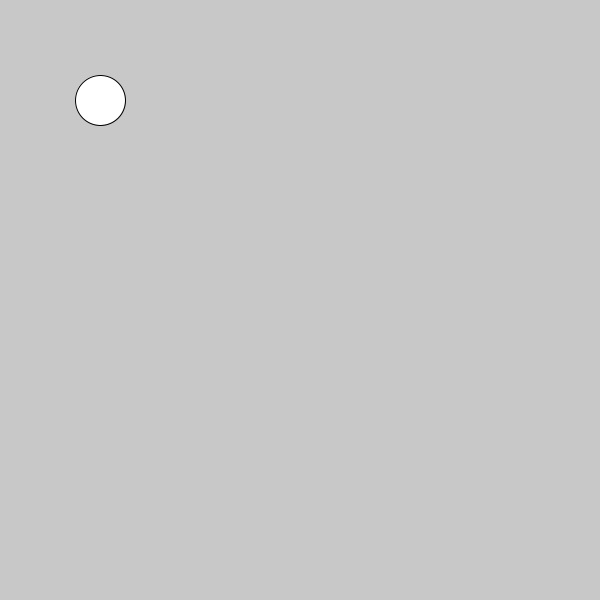
Frame 1 (no input)
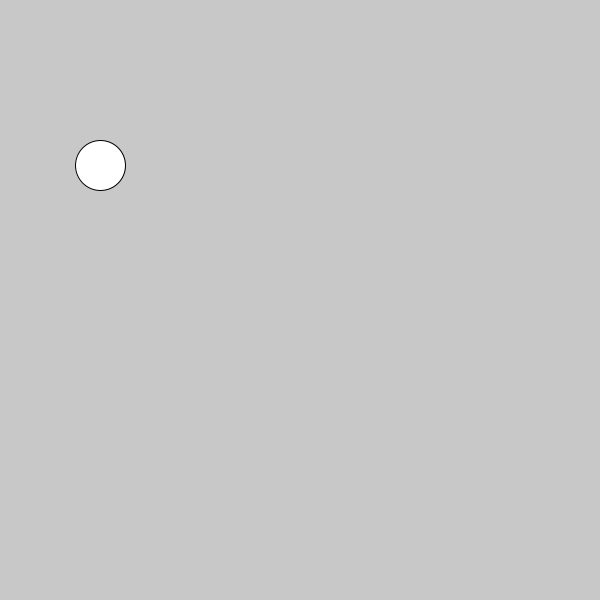
Frame 60 (the mouse pressed at the canvas centre just before this capture)
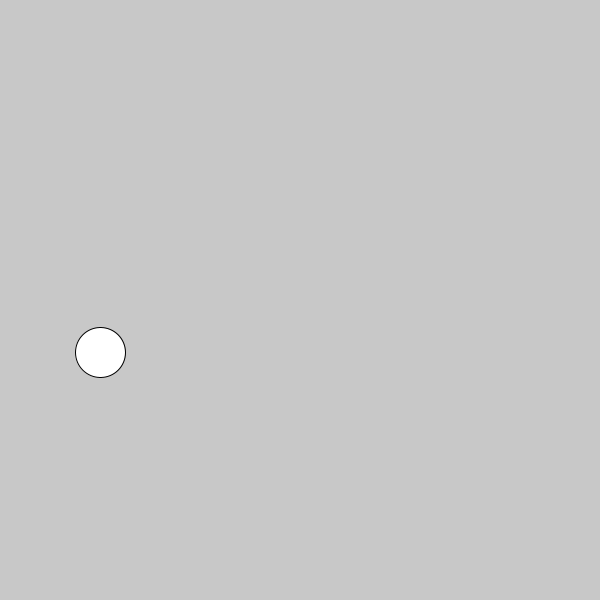
Frame 120 (the mouse held since frame 60 and released just before this capture)

The Processing sketch that drew these frames (run headless with seeded random() and noise(); from frame 60 on, the mouse is pressed at the canvas centre):

// Processing sketch: physicsFuncs
// ── physicsFuncs.pde
float x = 100; //<>//
float speedX = 0;
float accX = 0;

float y = 100;
float speedY = 0;

float gravity = .72;
float friction = .98;

void setup() {
  size(600, 600);
}

void draw() {
  render();
  move();
  bounce();
  if (keyPressed) {
    wind();
  }
}

void render() {
  background(200);
  ellipse(x, y, 50, 50);
}
void move() {
  speedX = speedX + accX;
  speedX = friction * speedX;
  if (y + 25 < height) {
    speedY = speedY + gravity; // accY
  }
  x = x + speedX;
  y = y + speedY;
}

void bounce() {
  if (y + 25 >= height) {
    speedY = speedY * -1;
  }
  if (x + 25 >= width) {
    speedX = speedX * -1;
  }
}

void wind() {
  accX += .001;
}

void keyPressed() {
  if (keyCode == LEFT) {
    speedX = -10;
  }
}
